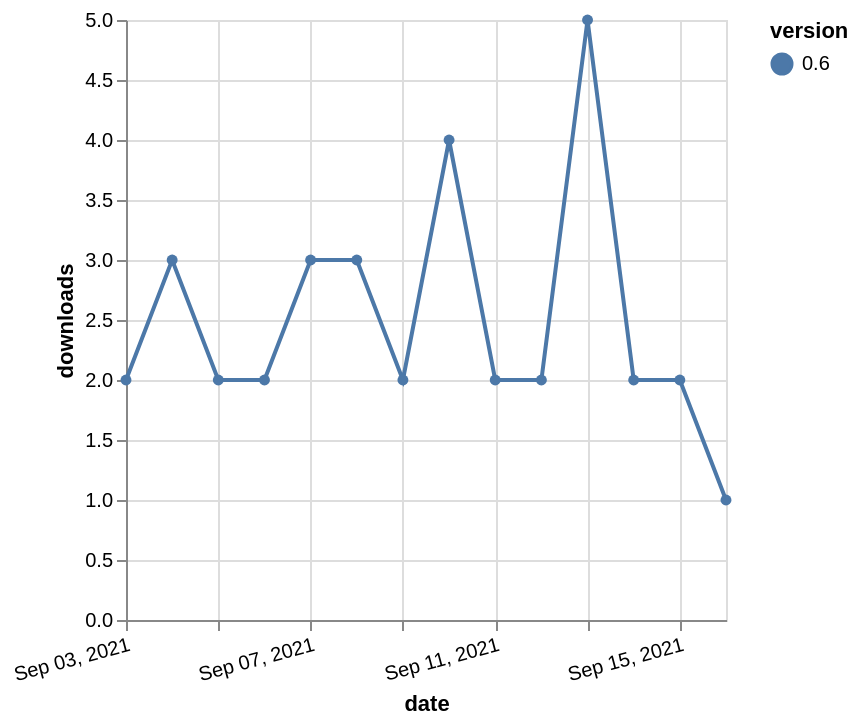

The specification (Vega-Lite) saved for this image:
### Vega-Lite specification from a JSON file in a GitHub repository (floating-point values rounded to 4 significant figures)
{"$schema": "https://vega.github.io/schema/vega-lite/v5.json", "description": "A simple bar chart with embedded data.", "data": {"values": [{"date": "2021-09-03", "total": 2698, "delta": 2, "version": "0.6"}, {"date": "2021-09-04", "total": 2701, "delta": 3, "version": "0.6"}, {"date": "2021-09-05", "total": 2703, "delta": 2, "version": "0.6"}, {"date": "2021-09-06", "total": 2705, "delta": 2, "version": "0.6"}, {"date": "2021-09-07", "total": 2708, "delta": 3, "version": "0.6"}, {"date": "2021-09-08", "total": 2711, "delta": 3, "version": "0.6"}, {"date": "2021-09-09", "total": 2713, "delta": 2, "version": "0.6"}, {"date": "2021-09-10", "total": 2717, "delta": 4, "version": "0.6"}, {"date": "2021-09-11", "total": 2719, "delta": 2, "version": "0.6"}, {"date": "2021-09-12", "total": 2721, "delta": 2, "version": "0.6"}, {"date": "2021-09-13", "total": 2726, "delta": 5, "version": "0.6"}, {"date": "2021-09-14", "total": 2728, "delta": 2, "version": "0.6"}, {"date": "2021-09-15", "total": 2730, "delta": 2, "version": "0.6"}, {"date": "2021-09-16", "total": 2731, "delta": 1, "version": "0.6"}]}, "width": "container", "mark": {"type": "line", "point": {"filled": true}}, "encoding": {"x": {"field": "date", "type": "temporal", "timeUnit": "yearmonthdate", "title": "date", "axis": {"labelAngle": -15}}, "y": {"field": "delta", "type": "quantitative", "title": "downloads"}, "color": {"field": "version", "type": "nominal"}, "tooltip": {"field": "delta"}}}
